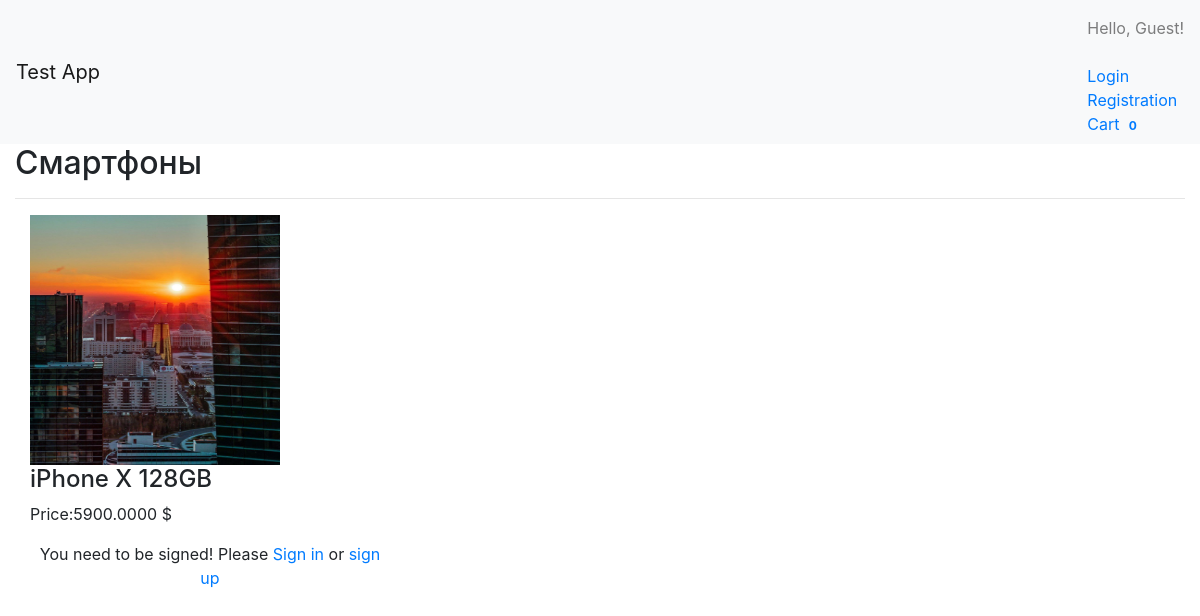
/category/smartphones/, run on the app's committed database.
### ecomapp/models.py (models this page shows, shortened)
class Category(models.Model):
	name = models.CharField(max_length=100)
	slug = models.SlugField(blank=True)
	def get_absolute_url(self):
		return reverse('category_detail', kwargs={'category_slug':self.slug})

class Product(models.Model):
	category = models.ForeignKey(Category,on_delete=models.CASCADE)
	brands = models.ForeignKey(Brand,on_delete=models.CASCADE)
	title = models.CharField(max_length=120)
	slug = models.SlugField()
	description = models.TextField()
	image = models.ImageField(upload_to=image_folder)
	price = models.DecimalField(max_digits=9, decimal_places=4)
	available = models.BooleanField(default=True)
	objects = ProductManager()

### ecomapp/views.py (the view)
# urls.py: url(r'^category/(?P<category_slug>[-\w]+)/$', category_view, name='category_detail'),
def category_view(request,category_slug):
	category = Category.objects.get(slug=category_slug)
	products_of_category = Product.objects.filter(category=category)
	context = {
		'category': category,
		'products_of_category': products_of_category
	}
	return render(request, 'category.html', context)

### ecomapp/templates/category.html (shortened to what this page needs)
{% extends 'base.html' %}
{% load static %}
{% block content %}
	<div class="col-sm-12">
		<h2>{{ category.name }}</h2>
		<hr>
		{% for product in products_of_category %}
		<div class="col-sm-4">
			<a href="{{ category.get_absolute_url }}">
				<img src="{{ product.image.url }}" alt="" style="width: 250px;height: 250px; ">
			</a>
			<h4>{{product.title}}</h4>
			<p>Price:{{product.price}} $</p>
			{% if request.user.is_authenticated %}
				<a href='#' class='add_to_cart' data-slug='{{ product.slug }}'><button class="btn btn-danger">Add to cart</button></a>
			{% else %}
			    <p class="text-center">You need to be signed! Please <a href="#">Sign in</a> or <a href="#">sign up</a></p>
			{% endif %}
		</div>
		{% endfor %}
	</div>
{% endblock content%}

### data on the page
Category: name "Смартфоны"
Product: image (picture), title "iPhone X 128GB", price "5900.0000"
